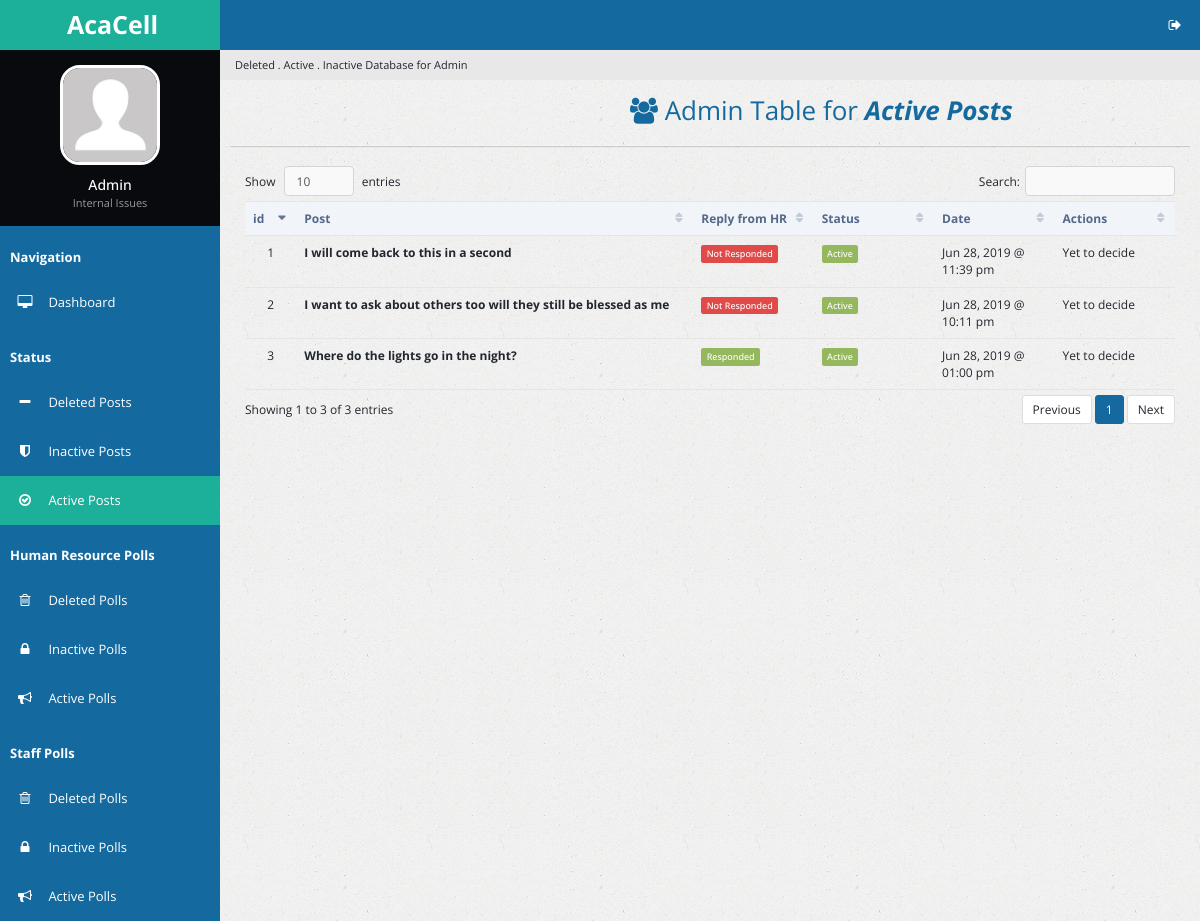
The page /actposts.php (signed in) on the database its author committed.
### tables this page shows
CREATE TABLE `complaints` (
  `c_id` int(32) NOT NULL,
  `c_value` varchar(2048) NOT NULL,
  `c_division` varchar(64) NOT NULL,
  `date_created` double NOT NULL,
  `c_ip_address` varchar(64) NOT NULL,
  `date_stop_display` double NOT NULL,
  `u_fname` varchar(255) NOT NULL,
  `u_id` int(11) NOT NULL,
  `table_type` varchar(16) NOT NULL DEFAULT 'complaint',
  `c_views` int(16) NOT NULL DEFAULT '0',
  `c_votes` int(16) NOT NULL DEFAULT '0'
);

### actposts.php (the view, shortened to what this page needs)
<?php
  include 'handlers/dbcon.php';
  $curr_time = time();
  if (isset($_SESSION['loggedin']) && isset($_SESSION['adminpanel'])) {
?>
<!DOCTYPE html>
<html lang="en">
<head>
        <link rel="stylesheet" type="text/css" id="theme" href="css/theme-default.css"/>
    </head>
    <body>
        <div class="page-container">
            <div class="page-sidebar">
                <ul class="x-navigation">
                    <li class="xn-logo">
                        <a href="table-export.php"><b>AcaCell</b></a>
                    </li>
                    <li class="xn-profile">
                        <div class="profile">
                            <div class="profile-image">
                                <img src="assets/images/users/avatar.jpg" alt="John Doe"/>
                            </div>
                            <div class="profile-data">
                                <div class="profile-data-name">Admin</div>
                                <div class="profile-data-title">Internal Issues</div>
                            </div>
                        </div>
                    </li>
                   <li class="xn-title"><b>Navigation</b></li>
                    <li>
                        <a href="admin.php"><span class="fa fa-desktop" style="color: white;"></span> <span class="xn-text" style="color: white;">Dashboard</span></a>
                    </li>
                    <li class="xn-title"><b>Status</b></li>
                    <li>
                        <a href="delposts.php"><span class="fa fa-minus" style="color: white;"></span> <span class="xn-text" style="color: white;">Deleted Posts</span></a>
                    </li>
                    <li>
                        <a href="inactposts.php"><span class="fa fa-shield" style="color: white;"></span> <span class="xn-text" style="color: white;">Inactive Posts</span></a>
                    </li>
                    <li class="active">
                        <a href="actposts.php"><span class="fa fa-check-circle-o" style="color: white;"></span> <span class="xn-text" style="color: white;">Active Posts</span></a>
                    </li>
                    <li class="xn-title"><b>Human Resource Polls</b></li>
                    <li>
                       <a href="delpolls.php"><span class="fa fa-trash-o" style="color: white;"></span> <span class="xn-text" style="color: white;">Deleted Polls</span></a>
                   </li>
                    <li>
                       <a href="inactpolls.php"><span class="fa fa-lock" style="color: white;"></span> <span class="xn-text" style="color: white;">Inactive Polls</span></a>
                   </li>
                   <li>
                       <a href="actpolls.php"><span class="fa fa-bullhorn" style="color: white;"></span> <span class="xn-text" style="color: white;">Active Polls</span></a>
                   </li>
                   <li class="xn-title"><b>Staff Polls</b></li>
                     <li>
                        <a href="staffdelpolls.php"><span class="fa fa-trash-o" style="color: white;"></span> <span class="xn-text" style="color: white;">Deleted Polls</span></a>
                    </li>
                     <li>
                        <a href="staffinactpolls.php"><span class="fa fa-lock" style="color: white;"></span> <span class="xn-text" style="color: white;">Inactive Polls</span></a>
                    </li>
                    <li>
                        <a href="staffactpolls.php"><span class="fa fa-bullhorn" style="color: white;"></span> <span class="xn-text" style="color: white;">Active Polls</span></a>
                    </li>
                  </ul>
            </div>
            <div class="page-content">
                <ul class="x-navigation x-navigation-horizontal x-navigation-panel">
                    <li class="xn-icon-button pull-right">
                        <a href="#" class="mb-control" data-box="#mb-signout"><span class="fa fa-sign-out"></span></a>
                    </li>
                </ul>
                    <ul class="breadcrumb">
                    <li class="active">Deleted . Active . Inactive Database for Admin</li>
                </ul>
                <div class="page-title">
                    <h2><span class="fa fa-users" style="padding-left: 400px"></span> Admin Table for <i><b>Active Posts</b></i></h2>
                </div>
                <div class="page-content-wrap">
                    <div class="row">
                        <div class="col-md-12">
                            <div class="panel panel-default">
                                </div>
                                <div class="panel-body">
                                    <table id="customers2" class="table datatable">
                                        <thead>
                                            <tr>
                                                <th width="50">id</th>
                                                <th width="300">Post</th>
                                                <th width="100">Reply from HR</th>
                                                <th width="100">Status</th>
                                                <th width="100">Date</th>
                                                <th width="100">Actions</th>
                                            </tr>
                                        </thead>
                                        <tbody>
                                          <?php
                                            $sql_actpostdisplay = "SELECT * FROM complaints WHERE date_stop_display > $curr_time ORDER BY date_created DESC";
                                            $success_actpostdisplay = mysqli_query($link, $sql_actpostdisplay);
                                            if ($success_actpostdisplay->num_rows > 0) {
                                              $i = 1;
                                              while($rows = $success_actpostdisplay->fetch_assoc()){
                                                $id = $rows['c_id'];
                                                $sql_commentpresent = "SELECT * FROM comments WHERE c_id = '$id'";
                                                $success_commentpresent = mysqli_query($link, $sql_commentpresent);
                                          ?>
                                          <tr id="trow<?php echo $rows['c_id']; ?>">
                                            <td class="text-center"><?php echo $i; ?></td>
                                            <td><strong> <?php echo $rows['c_value']; ?> </strong></td>
                                            <td>
                                                <?php
                                                if ($success_commentpresent->num_rows > 0) {?>
                                                    <a href="#commentmodal<?php echo $id; ?>" data-toggle="modal"><span class='label label-success'>Responded</span></a>
                                                <?php }
                                                elseif ($success_commentpresent->num_rows == 0) {?>
                                                  <span class='label label-danger'>Not Responded</span>
                                                <?php } ?>
                                              </td>
                                            <td><?php
                                              if ($curr_time < $rows['date_stop_display']) {
                                                echo "<span class='label label-success'>Active</span>";
                                              }
                                              elseif ($curr_time > $rows['date_stop_display']){
                                                echo "<span class='label label-danger'>Inactive</span>";
                                              } ?>
                                              </td>
                                              <td><?php echo date("M d, Y @ h:i a", $rows['date_created']); ?></td>
                                              <td>Yet to decide</td>
                                          </tr>
                                          <?php
                                              $i++;
                                                }
                                              }
                                          ?>
                                            </tbody>
                                    </table>
                                </div>
                            </div>
                        </div>
                    </div>
                </div>
            </div>
    </body>
</html>
<?php
}else {
  header('location:admin.php');
}
 ?>

### rows shown on the page
complaints: c_value "I will come back to this in a second", shows "Not Responded", date_stop_display "Active", date_created "Jun 28, 2019 @ 11:39 pm"
complaints: c_value "I want to ask about others too will they still be blessed as me", shows "Not Responded", date_stop_display "Active", date_created "Jun 28, 2019 @ 10:11 pm"
complaints: c_value "Where do the lights go in the night?", date_stop_display "Active", date_created "Jun 28, 2019 @ 01:00 pm"
